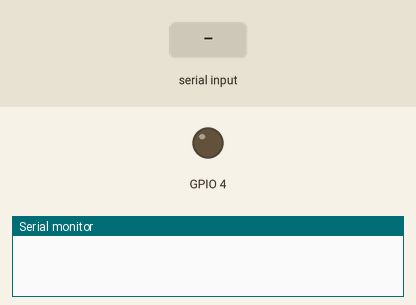
Simulated run of this sketch. Board: ESP32. On the bench: output pins drawn as LEDs (lit = HIGH), the last lines printed to the serial monitor. The test bench sets the inputs (shaded band). Nothing arrives over Bluetooth unless stated.

Above: at 1.2 s.
1.3 s: "1" received over the second serial link
At 1.9 s:
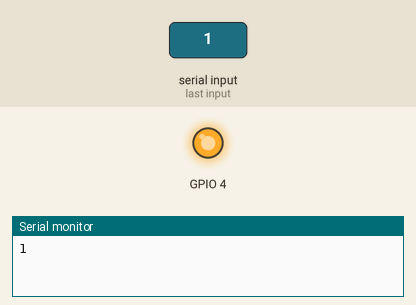
2.8 s: "2" received over the second serial link
At 3.2 s:
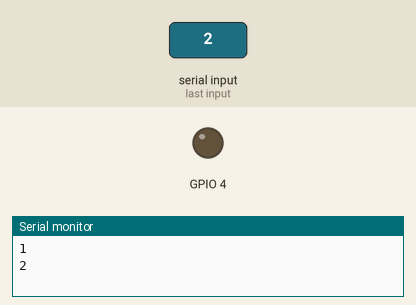
Timing chart, 0 to 5.8 s (numbered marks = the images above; inputs shaded):
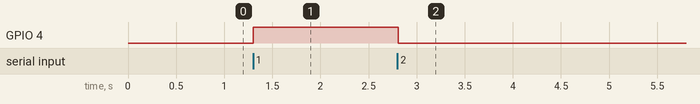

The sketch:

ESP32BT_test_LED.ino
```cpp
//https://makerpro.cc/2017/03/how-to-set-up-esp32-on-arduino-ide/
#include <BluetoothSerial.h>
BluetoothSerial SerialBT;//宣告藍芽物件=SerialBT

void setup() {
  // put your setup code here, to run once:
  Serial.begin(9600);//序列視窗
  SerialBT.begin("BLETEST");//<<藍芽名稱，請自己記得
  pinMode(4,OUTPUT);

}

void loop() {

  if(SerialBT.available()){
    Serial.println("");
  }
  while(SerialBT.available())
  {
    char btdata=SerialBT.read();
    Serial.print(btdata);//查看藍芽輸入的值
    if (btdata=='1'){digitalWrite(4,HIGH);}//關風扇
    if (btdata=='2'){digitalWrite(4,LOW);}//開風扇


  }
   //SerialBT.print("0");Serial.print("0");delay(20);
  delay(100);
}
```

Measured:
- after the input at 1.3 s, GPIO 4: LOW → HIGH at once
- after the input at 2.8 s, GPIO 4: HIGH → LOW at once
